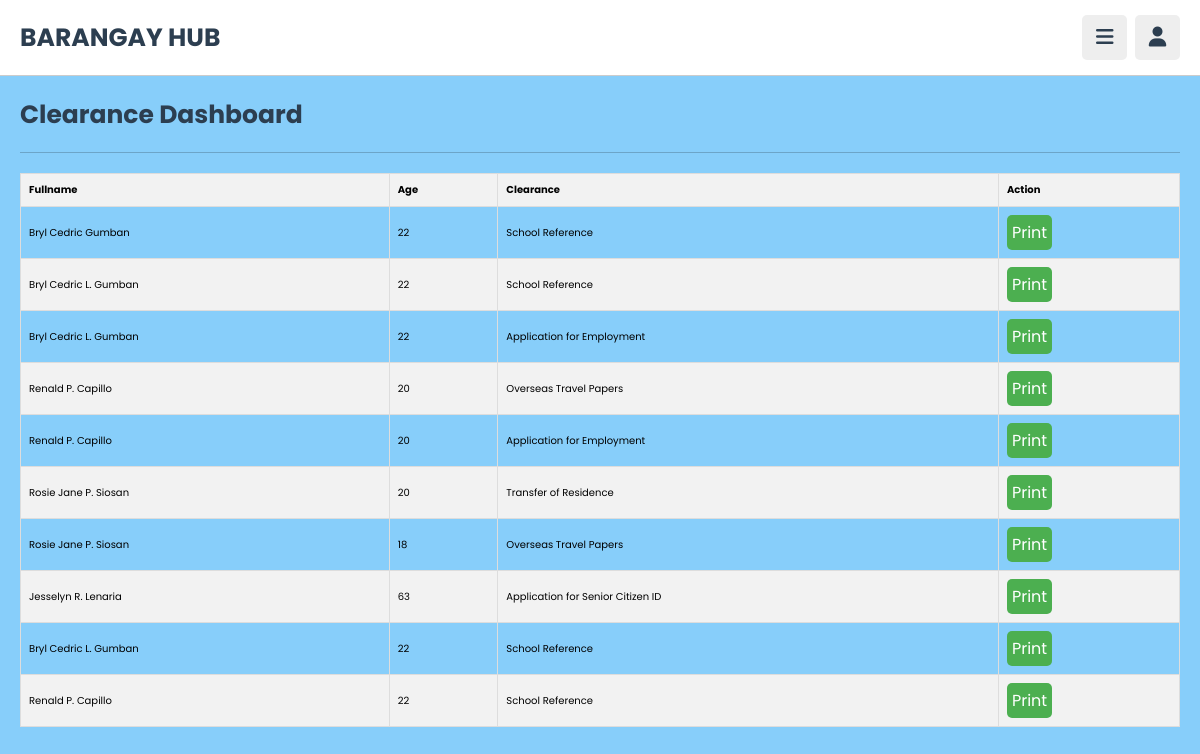
/admin/clearance.php (signed in), run on the app's committed database.
### tables this page shows
CREATE TABLE `clearance` (
  `fullname` varchar(150) NOT NULL,
  `age` int(100) NOT NULL,
  `clearance` varchar(50) NOT NULL
);

### admin/clearance.php (the view, shortened to what this page needs)
<?php
include("../components/connect.php");
$sql = "SELECT * FROM clearance";
$result = $conn->query($sql);
?>
<!DOCTYPE html>
<html lang="en">
<head>
    <link rel="stylesheet" href="https://cdnjs.cloudflare.com/ajax/libs/font-awesome/6.2.0/css/all.min.css">
    <link rel="stylesheet" href="../css/userstyle.css">
    <link rel="stylesheet" href="../css/admin_style.css">
</head>
<body>
    <?php include '../components/admin_header.php'; ?>
    <section id="content" class="community">
        <h2 class="heading">Clearance Dashboard</h2>
        <div class="table-container">
            <table>
                <thead>
                    <tr>
                        <th>Fullname</th>
                        <th>Age</th>
                        <th>Clearance</th>
                        <th>Action</th>
                    </tr>
                </thead>
                <tbody>
                    <?php
                    if ($result->rowCount() > 0) {
                        while ($row = $result->fetch(PDO::FETCH_ASSOC)) {
                            echo "<tr>";
                            echo "<td>" . $row["fullname"] . "</td>";
                            echo "<td>" . $row["age"] . "</td>";
                            echo "<td>" . $row["clearance"] . "</td>";
                            echo "<td><button class='print-button' onclick=\"printClearance('" . $row["fullname"] . "', '" . $row["age"] . "', '" . $row["clearance"] . "')\">Print</button></td>";
                            echo "</tr>";
                        }
                    } else {
                        echo "<tr><td colspan='3'>No users found</td></tr>";
                    }
                    ?>
                </tbody>
            </table>
        </div>
    </section>
</body>
</html>

### css/userstyle.css (style rules this page uses)
table { width: 100%; border-collapse: collapse; }
th { background-color: #f2f2f2; border: 1px solid #dddddd; padding: 8px; text-align: left; }
td { border: 1px solid #dddddd; padding: 8px; }
tbody tr:nth-child(even) { background-color: #f2f2f2; }
.table-container { overflow-x: auto; }

### css/admin_style.css (style rules this page uses)
:root { --main-color:#8e44ad; --red:#e74c3c; --oragen:#f39c12; --white:#fff; --black:#2c3e50; --light-color:#888; --light-bg:#eee; --border:.1rem solid rgba(0,0,0,.2); }
* { font-family: "Poppins", sans-serif; margin: 0; padding: 0; box-sizing: border-box; outline: none; border: none; text-decoration: none; }
html { font-size: 62.5%; overflow-x: hidden; }
body { background: lightskyblue; padding-left: 30rem; }
section { padding:2rem; max-width: 1200px; margin: 0 auto; }
.heading { padding-bottom: 1.8rem; border-bottom: var(--border); font-size: 2.5rem; color: var(--black); text-transform: capitalize; margin-bottom: 2rem; }
@media (max-width:1200px) { body { padding-left: 0; } }

### admin/clearance.php (style rules this page uses)
.print-button { background-color: #4CAF50; padding: 5px; color: white; border: none; border-radius: 5px; cursor: pointer; font-size: 16px; }

### data on the page
clearance: fullname "Bryl Cedric Gumban", age "22", clearance "School Reference"
clearance: fullname "Bryl Cedric L. Gumban", age "22", clearance "School Reference"
clearance: fullname "Bryl Cedric L. Gumban", age "22", clearance "Application for Employment"
clearance: fullname "Renald P. Capillo", age "20", clearance "Overseas Travel Papers"
clearance: fullname "Renald P. Capillo", age "20", clearance "Application for Employment"
clearance: fullname "Rosie Jane P. Siosan", age "20", clearance "Transfer of Residence"
clearance: fullname "Rosie Jane P. Siosan", age "18", clearance "Overseas Travel Papers"
clearance: fullname "Jesselyn R. Lenaria", age "63", clearance "Application for Senior Citizen ID"
clearance: fullname "Bryl Cedric L. Gumban", age "22", clearance "School Reference"
clearance: fullname "Renald P. Capillo", age "22", clearance "School Reference"
